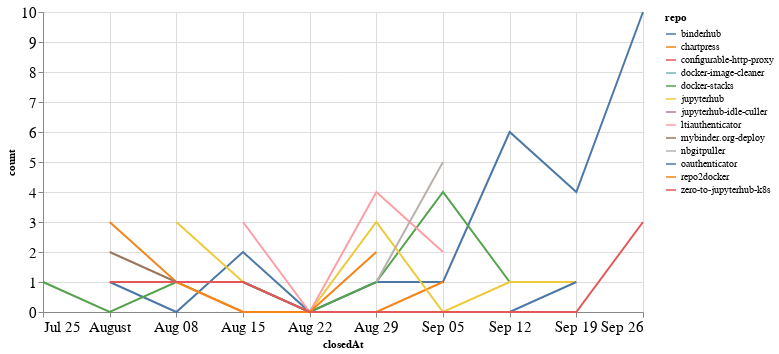

This figure's notebook cell:
### Code cell
closed_by_time = closed_by.groupby('repo').resample('W', on='closedAt').count()['author'].reset_index()
closed_by_time = closed_by_time.rename(columns={'author': 'count'})

alt.Chart(closed_by_time, width=600).mark_line().encode(
    x='closedAt',
    y='count',
    color='repo',
    tooltip="repo"
)

### Figure 1 — Vega-Lite specification as saved in the notebook (floating-point values rounded to 4 significant figures)
{"config": {"axisLeft": {"labelFontSize": 15}, "axisBottom": {"labelFontSize": 15}}, "data": {"name": "data-a448738bd0ab56b2a6b6ab11bab0dfb1"}, "mark": "line", "encoding": {"color": {"type": "nominal", "field": "repo"}, "tooltip": {"type": "nominal", "field": "repo"}, "x": {"type": "temporal", "field": "closedAt"}, "y": {"type": "quantitative", "field": "count"}}, "width": 600, "$schema": "https://vega.github.io/schema/vega-lite/v4.8.1.json", "datasets": {"data-a448738bd0ab56b2a6b6ab11bab0dfb1": [{"repo": "binderhub", "closedAt": "2021-08-01T00:00:00", "count": 1}, {"repo": "binderhub", "closedAt": "2021-08-08T00:00:00", "count": 0}, {"repo": "binderhub", "closedAt": "2021-08-15T00:00:00", "count": 2}, {"repo": "binderhub", "closedAt": "2021-08-22T00:00:00", "count": 0}, {"repo": "binderhub", "closedAt": "2021-08-29T00:00:00", "count": 1}, {"repo": "binderhub", "closedAt": "2021-09-05T00:00:00", "count": 1}, {"repo": "binderhub", "closedAt": "2021-09-12T00:00:00", "count": 6}, {"repo": "binderhub", "closedAt": "2021-09-19T00:00:00", "count": 4}, {"repo": "binderhub", "closedAt": "2021-09-26T00:00:00", "count": 10}, {"repo": "chartpress", "closedAt": "2021-08-01T00:00:00", "count": 3}, {"repo": "chartpress", "closedAt": "2021-08-08T00:00:00", "count": 1}, {"repo": "chartpress", "closedAt": "2021-08-15T00:00:00", "count": 0}, {"repo": "chartpress", "closedAt": "2021-08-22T00:00:00", "count": 0}, {"repo": "chartpress", "closedAt": "2021-08-29T00:00:00", "count": 0}, {"repo": "chartpress", "closedAt": "2021-09-05T00:00:00", "count": 1}, {"repo": "configurable-http-proxy", "closedAt": "2021-09-19T00:00:00", "count": 1}, {"repo": "docker-image-cleaner", "closedAt": "2021-09-26T00:00:00", "count": 1}, {"repo": "docker-stacks", "closedAt": "2021-07-25T00:00:00", "count": 1}, {"repo": "docker-stacks", "closedAt": "2021-08-01T00:00:00", "count": 0}, {"repo": "docker-stacks", "closedAt": "2021-08-08T00:00:00", "count": 1}, {"repo": "docker-stacks", "closedAt": "2021-08-15T00:00:00", "count": 1}, {"repo": "docker-stacks", "closedAt": "2021-08-22T00:00:00", "count": 0}, {"repo": "docker-stacks", "closedAt": "2021-08-29T00:00:00", "count": 1}, {"repo": "docker-stacks", "closedAt": "2021-09-05T00:00:00", "count": 4}, {"repo": "docker-stacks", "closedAt": "2021-09-12T00:00:00", "count": 1}, {"repo": "jupyterhub", "closedAt": "2021-08-08T00:00:00", "count": 3}, {"repo": "jupyterhub", "closedAt": "2021-08-15T00:00:00", "count": 1}, {"repo": "jupyterhub", "closedAt": "2021-08-22T00:00:00", "count": 0}, {"repo": "jupyterhub", "closedAt": "2021-08-29T00:00:00", "count": 3}, {"repo": "jupyterhub", "closedAt": "2021-09-05T00:00:00", "count": 0}, {"repo": "jupyterhub", "closedAt": "2021-09-12T00:00:00", "count": 1}, {"repo": "jupyterhub", "closedAt": "2021-09-19T00:00:00", "count": 1}, {"repo": "jupyterhub-idle-culler", "closedAt": "2021-09-19T00:00:00", "count": 2}, {"repo": "ltiauthenticator", "closedAt": "2021-08-15T00:00:00", "count": 3}, {"repo": "ltiauthenticator", "closedAt": "2021-08-22T00:00:00", "count": 0}, {"repo": "ltiauthenticator", "closedAt": "2021-08-29T00:00:00", "count": 4}, {"repo": "ltiauthenticator", "closedAt": "2021-09-05T00:00:00", "count": 2}, {"repo": "mybinder.org-deploy", "closedAt": "2021-08-01T00:00:00", "count": 2}, {"repo": "mybinder.org-deploy", "closedAt": "2021-08-08T00:00:00", "count": 1}, {"repo": "nbgitpuller", "closedAt": "2021-08-29T00:00:00", "count": 1}, {"repo": "nbgitpuller", "closedAt": "2021-09-05T00:00:00", "count": 5}, {"repo": "oauthenticator", "closedAt": "2021-08-15T00:00:00", "count": 1}, {"repo": "oauthenticator", "closedAt": "2021-08-22T00:00:00", "count": 0}, {"repo": "oauthenticator", "closedAt": "2021-08-29T00:00:00", "count": 0}, {"repo": "oauthenticator", "closedAt": "2021-09-05T00:00:00", "count": 0}, {"repo": "oauthenticator", "closedAt": "2021-09-12T00:00:00", "count": 0}, {"repo": "oauthenticator", "closedAt": "2021-09-19T00:00:00", "count": 1}, {"repo": "repo2docker", "closedAt": "2021-08-08T00:00:00", "count": 1}, {"repo": "repo2docker", "closedAt": "2021-08-15T00:00:00", "count": 0}, {"repo": "repo2docker", "closedAt": "2021-08-22T00:00:00", "count": 0}, {"repo": "repo2docker", "closedAt": "2021-08-29T00:00:00", "count": 2}, {"repo": "zero-to-jupyterhub-k8s", "closedAt": "2021-08-01T00:00:00", "count": 1}, {"repo": "zero-to-jupyterhub-k8s", "closedAt": "2021-08-08T00:00:00", "count": 1}, {"repo": "zero-to-jupyterhub-k8s", "closedAt": "2021-08-15T00:00:00", "count": 1}, {"repo": "zero-to-jupyterhub-k8s", "closedAt": "2021-08-22T00:00:00", "count": 0}, {"repo": "zero-to-jupyterhub-k8s", "closedAt": "2021-08-29T00:00:00", "count": 0}, {"repo": "zero-to-jupyterhub-k8s", "closedAt": "2021-09-05T00:00:00", "count": 0}, {"repo": "zero-to-jupyterhub-k8s", "closedAt": "2021-09-12T00:00:00", "count": 0}, {"repo": "zero-to-jupyterhub-k8s", "closedAt": "2021-09-19T00:00:00", "count": 0}, {"repo": "zero-to-jupyterhub-k8s", "closedAt": "2021-09-26T00:00:00", "count": 3}]}}
